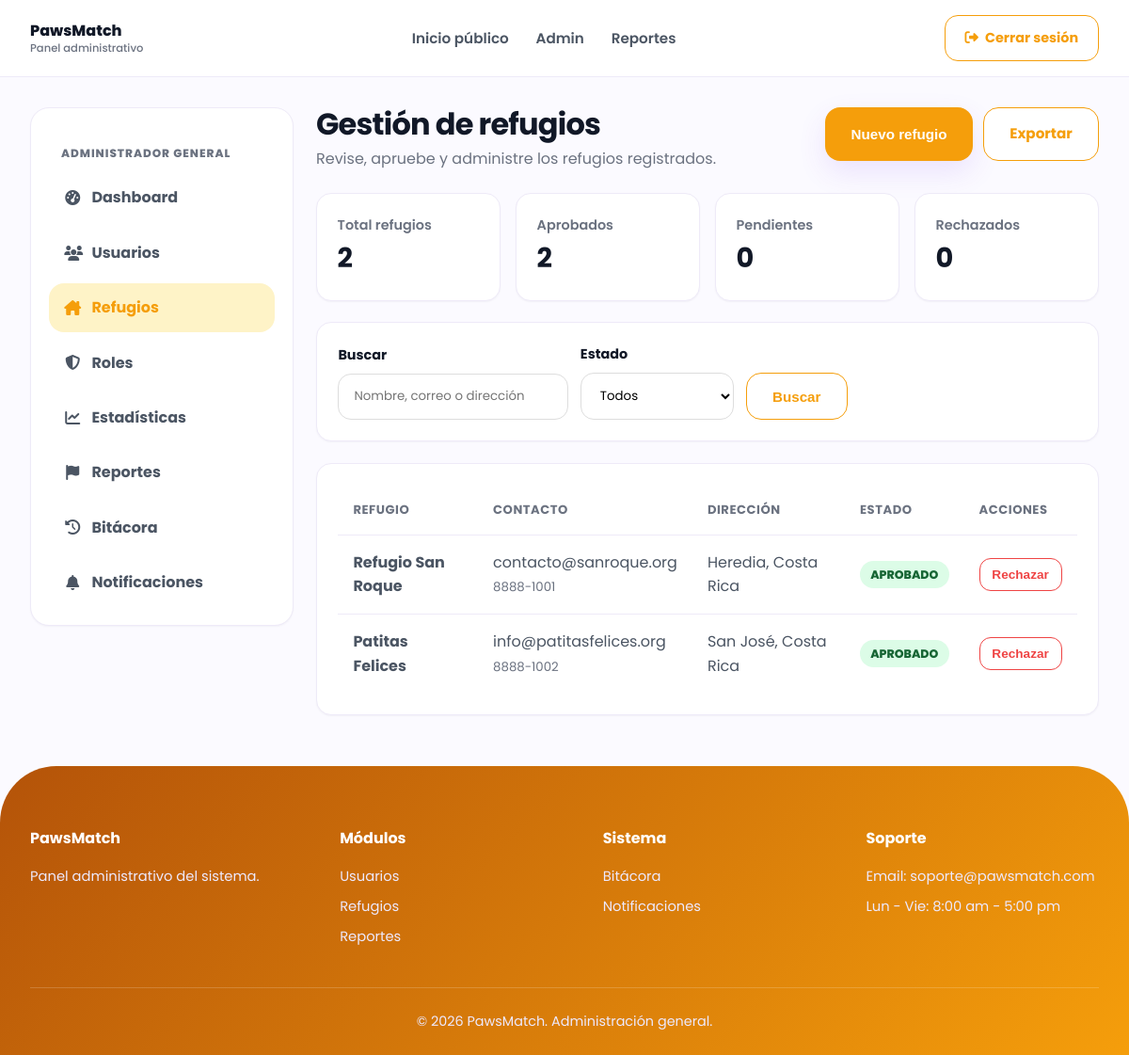
Page /admin-refugios.php (signed in) on the committed database.
### tables this page shows
CREATE TABLE `refugios` (
  `id_refugio` int NOT NULL AUTO_INCREMENT,
  `id_usuario` int NOT NULL,
  `nombre_refugio` varchar(150) NOT NULL,
  `cedula_juridica` varchar(30) DEFAULT NULL,
  `telefono` varchar(20) DEFAULT NULL,
  `direccion` varchar(255) DEFAULT NULL,
  `descripcion` text,
  `estado` enum('PENDIENTE','APROBADO','RECHAZADO') DEFAULT 'PENDIENTE',
  `fecha_registro` timestamp NULL DEFAULT CURRENT_TIMESTAMP,
  PRIMARY KEY (`id_refugio`),
  KEY `fk_refugio_usuario` (`id_usuario`),
  CONSTRAINT `fk_refugio_usuario` FOREIGN KEY (`id_usuario`) REFERENCES `usuarios` (`id_usuario`)
);

CREATE TABLE `usuarios` (
  `id_usuario` int NOT NULL AUTO_INCREMENT,
  `id_rol` int NOT NULL,
  `nombre` varchar(100) NOT NULL,
  `apellidos` varchar(150) NOT NULL,
  `correo` varchar(150) NOT NULL,
  `contrasena` varchar(255) NOT NULL,
  `telefono` varchar(20) DEFAULT NULL,
  `estado` enum('ACTIVO','INACTIVO') DEFAULT 'ACTIVO',
  `fecha_registro` timestamp NULL DEFAULT CURRENT_TIMESTAMP,
  PRIMARY KEY (`id_usuario`),
  UNIQUE KEY `correo` (`correo`),
  KEY `fk_usuario_rol` (`id_rol`),
  CONSTRAINT `fk_usuario_rol` FOREIGN KEY (`id_rol`) REFERENCES `roles` (`id_rol`)
);

### php/models/Refugio.php (called while the page is built, shortened)
<?php
class Refugio
{
    public static function listar(PDO $conexion, string $buscar = "", string $estado = ""): array
    {
        $sql = "
            SELECT r.id_refugio, r.nombre_refugio, r.telefono, r.direccion, r.estado, r.fecha_registro, u.correo, u.id_usuario
            FROM refugios r INNER JOIN usuarios u ON r.id_usuario = u.id_usuario
            WHERE 1 = 1
        ";
        $params = [];
        $sql .= " ORDER BY r.fecha_registro DESC";
        $stmt = $conexion->prepare($sql);
        $stmt->execute($params);
        return $stmt->fetchAll(PDO::FETCH_ASSOC);
    }
    public static function contarTotal(PDO $conexion): int
    {
        return (int) $conexion->query("SELECT COUNT(*) FROM refugios")->fetchColumn();
    }
    public static function contarPorEstado(PDO $conexion, string $estado): int
    {
        $stmt = $conexion->prepare("SELECT COUNT(*) FROM refugios WHERE estado = :estado");
        $stmt->execute([":estado" => $estado]);
        return (int) $stmt->fetchColumn();
    }
}

### php/views/admin/refugios.php (the view, shortened to what this page needs)
<div class="admin-header"><div><h1>Gestión de refugios</h1><p>Revise, apruebe y administre los refugios registrados.</p></div><div class="admin-actions"><button class="btn btn-primary" data-open-modal="refugioModal">Nuevo refugio</button><a class="btn btn-secondary" href="php/exportar_csv.php?tipo=refugios">Exportar</a></div></div>
<div class="kpi-grid">
    <div class="kpi-card"><div><p>Total refugios</p><h3><?php echo $totalRefugios; ?></h3></div></div>
    <div class="kpi-card"><div><p>Aprobados</p><h3><?php echo $totalAprobados; ?></h3></div></div>
    <div class="kpi-card"><div><p>Pendientes</p><h3><?php echo $totalPendientes; ?></h3></div></div>
    <div class="kpi-card"><div><p>Rechazados</p><h3><?php echo $totalRechazados; ?></h3></div></div>
</div>
<section class="admin-card">
    <form method="GET" class="admin-filters">
        <div><label class="form-label">Buscar</label><input type="text" name="buscar" class="form-control" placeholder="Nombre, correo o dirección" value="<?php echo htmlspecialchars($buscar); ?>"></div>
        <div><label class="form-label">Estado</label>
            <select name="estado" class="form-select" onchange="this.form.submit()">
                <option value="">Todos</option>
            </select>
        </div>
        <div style="align-self:end"><button class="btn btn-secondary">Buscar</button></div>
    </form>
</section>
<section class="admin-card">
    <div class="table-responsive">
        <table class="admin-table">
            <thead><tr><th>Refugio</th><th>Contacto</th><th>Dirección</th><th>Estado</th><th class="text-end">Acciones</th></tr></thead>
            <tbody>
                <?php if (empty($refugios)): ?>
                    <tr><td colspan="5" class="text-center text-muted py-4">No hay refugios con esos filtros.</td></tr>
                <?php else: foreach ($refugios as $r): ?>
                    <tr>
                        <td><strong><?php echo htmlspecialchars($r['nombre_refugio']); ?></strong></td>
                        <td><?php echo htmlspecialchars($r['correo']); ?><br><small class="text-muted"><?php echo htmlspecialchars($r['telefono'] ?: '—'); ?></small></td>
                        <td><?php echo htmlspecialchars($r['direccion'] ?: '—'); ?></td>
                        <td><span class="badge" style="<?php echo $estadoBadge[$r['estado']] ?? ''; ?>padding:.3rem .7rem;border-radius:99px;font-size:.78rem;"><?php echo $r['estado']; ?></span></td>
                        <td class="text-end" style="white-space:nowrap">
                            <?php if ($r['estado'] !== 'RECHAZADO'): ?>
                                <form action="php/admin_refugio_estado.php" method="POST" style="display:inline" onsubmit="return confirm('¿Rechazar este refugio?');">
                                    <button type="submit" class="btn btn-sm btn-danger-outline">Rechazar</button>
                                </form>
                            <?php endif; ?>
                        </td>
                    </tr>
                <?php endforeach; endif; ?>
            </tbody>
        </table>
    </div>
</section>

### css/admin.css (style rules this page uses)
.admin-body { background: #fbfaff; }
.admin-body.theme-admin { --primary:#f59e0b; --primary-dark:#b45309; --primary-soft:#fef3c7; }
.admin-header { display:flex; justify-content:space-between; align-items:flex-start; gap:1rem; margin-bottom:1.5rem; }
.admin-header h1 { font-size:2rem; line-height:1.1; letter-spacing:-.8px; color:var(--dark); }
.admin-header p { color:var(--muted); margin-top:.4rem; }
.admin-actions { display:flex; flex-wrap:wrap; gap:.7rem; justify-content:flex-end; }
.admin-card { background:var(--white); border:1px solid var(--border); border-radius:16px; box-shadow:0 1px 2px rgba(17,24,39,.04); padding:1.4rem; margin-bottom:1.4rem; }
.kpi-grid { display:grid; grid-template-columns: repeat(4,1fr); gap:1rem; margin-bottom:1.4rem; }
.kpi-card { background:var(--white); border:1px solid var(--border); border-radius:16px; box-shadow:0 1px 2px rgba(17,24,39,.04); padding:1.35rem; display:flex; justify-content:space-between; gap:1rem; align-items:center; }
.kpi-card h3 { font-size:1.8rem; margin:0; }
.kpi-card p { color:var(--muted); font-weight:600; margin:0; font-size:.9rem; }
.admin-filters { display:grid; grid-template-columns: 1.5fr repeat(3, minmax(140px, 1fr)) auto; gap:.8rem; align-items:end; }
.form-control, .form-select, textarea { width:100%; padding:.85rem 1rem; border:1px solid #ddd; border-radius:14px; font-family:'Poppins',sans-serif; background:white; }
.form-label { display:block; font-weight:700; color:var(--dark); margin-bottom:.45rem; font-size:.9rem; }
.btn-sm { padding:.55rem .8rem; border-radius:12px; font-size:.85rem; }
.btn-danger-outline { border:1.5px solid #ef4444; color:#ef4444; background:var(--white); }
.table-responsive { overflow-x:auto; }
.admin-table { width:100%; border-collapse:separate; border-spacing:0; }
.admin-table th { text-align:left; color:var(--muted); font-size:.82rem; text-transform:uppercase; letter-spacing:.04em; padding:1rem; border-bottom:1px solid var(--border); white-space:nowrap; }
.admin-table td { padding:1rem; border-bottom:1px solid var(--border); vertical-align:middle; color:var(--text); }
.admin-table tr:last-child td { border-bottom:none; }
.text-muted { color:var(--muted); }
.text-end { text-align:right; }
.badge { display:inline-block; padding:.42rem .7rem; border-radius:999px; font-weight:800; font-size:.74rem; }

### css/base.css (style rules this page uses)
:root { --primary: #7c3aed; --primary-dark: #5b21b6; --primary-soft: #ede9fe; --accent: #facc15; --pink: #ec4899; --green: #10b981; --dark: #111827; --text: #4b5563; --muted: #6b7280; --light: #fbfaff; --white: #ffffff; --border: #eeeaf8; --shadow: 0 18px 40px rgba(17, 24, 39, 0.08); --shadow-soft: 0 12px 30px rgba(124, 58, 237, 0.12); }
* { margin: 0; padding: 0; box-sizing: border-box; }
html { scroll-behavior: smooth; }
body { font-family: 'Poppins', sans-serif; background: var(--light); color: var(--dark); line-height: 1.6; }
a { text-decoration: none; color: inherit; }

### css/home.css (style rules this page uses)
.btn { display: inline-block; border: none; cursor: pointer; border-radius: 16px; padding: 0.95rem 1.7rem; font-weight: 700; font-size: 0.95rem; transition: 0.3s ease; text-align: center; }
.btn-primary { background: var(--primary); color: var(--white); box-shadow: var(--shadow-soft); }
.btn-secondary { background: var(--white); color: var(--primary); border: 1.5px solid var(--primary); }

### rows in the picture
refugios: nombre_refugio "Refugio San Roque", id_usuario.correo "contacto@sanroque.org", telefono "8888-1001", direccion "Heredia, Costa Rica", estado "APROBADO"
refugios: nombre_refugio "Patitas Felices", id_usuario.correo "info@patitasfelices.org", telefono "8888-1002", direccion "San José, Costa Rica", estado "APROBADO"

### other values in the picture
$texto "Dashboard"
$texto "Usuarios"
$texto "Refugios"
$texto "Roles"
$texto "Estadísticas"
$texto "Reportes"
$texto "Bitácora"
$texto "Notificaciones"
$totalRefugios "2"
$totalAprobados "2"
$totalPendientes "0"
$totalRechazados "0"
